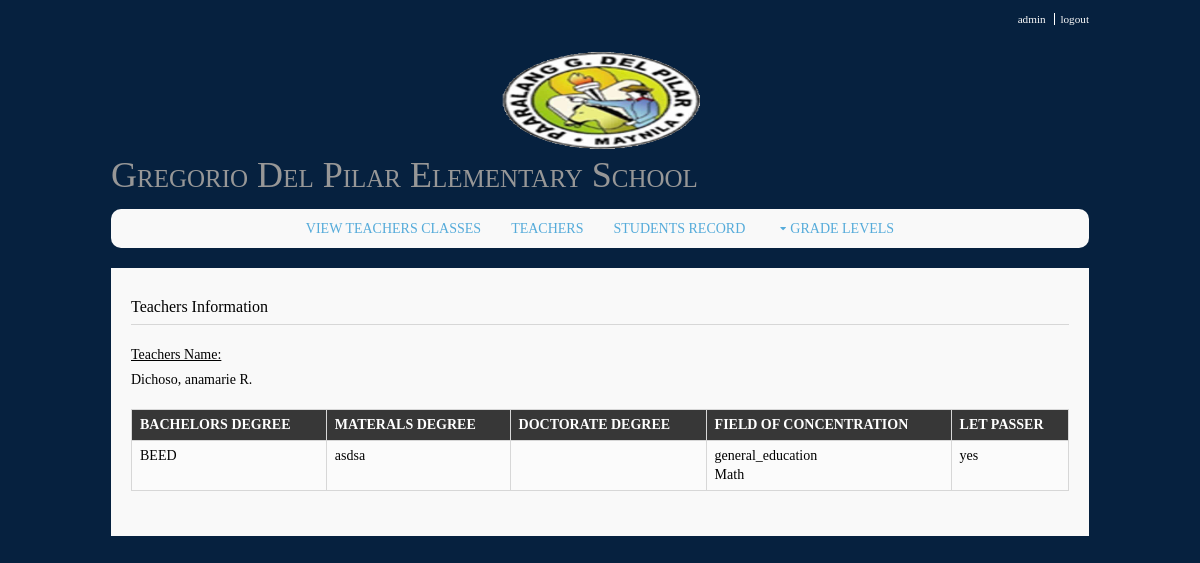
The page /t_credentials.php?id=2000160 (signed in) on the database its author committed.
### tables this page shows
CREATE TABLE `teachersinfo` (
  `teachers_id` int(11) NOT NULL,
  `teachers_lname` varchar(255) NOT NULL,
  `teachers_fname` varchar(255) NOT NULL,
  `teachers_mname` varchar(255) NOT NULL,
  `teachers_bday` date NOT NULL,
  `teachers_age` int(80) NOT NULL,
  `teachers_gender` varchar(30) NOT NULL,
  `teachers_address` varchar(255) NOT NULL,
  `status` varchar(10) NOT NULL
);

CREATE TABLE `teachers_files` (
  `teachers_id` int(11) NOT NULL,
  `bachelor` varchar(255) NOT NULL,
  `masteral` varchar(255) NOT NULL,
  `doctorate` varchar(255) NOT NULL,
  `f_concentration` text NOT NULL,
  `LET_passer` varchar(10) NOT NULL
);

### t_credentials.php (the view, shortened to what this page needs)
<?php
require "required_files.php";
  require_once ("functions/functions.php");
  $teachers_id = $_GET['id'];
      $query = "SELECT t.teachers_lname,t.teachers_fname,t.teachers_mname,tf.bachelor,tf.bachelor,tf.masteral,tf.doctorate
      ,tf.f_concentration,tf.LET_passer FROM teachersinfo t,teachers_files tf WHERE t.teachers_id= tf.teachers_id
      AND t.teachers_id = '$teachers_id' ";
      $result = mysqli_query($connect, $query);
       while($row= mysqli_fetch_array($result, MYSQLI_ASSOC)){
          $teachers_lname= $row['teachers_lname'];
          $teachers_fname = $row['teachers_fname'];
          $teachers_mname = $row['teachers_mname'];
          $bachelor = $row['bachelor'];
          $masteral = $row['masteral'];
          $doctorate = $row['doctorate'];
          $f_concentration = $row['f_concentration'];
          $LET_passer = $row['LET_passer'];
}
 ?>
  <!DOCTYPE html>
     <html>
       <body>
  <div class='wrapper row0'>
 <div id='topbar' class='clear'>
<nav>
 <ul>
  <li> <?php echo $_SESSION['username'];?></li>
 <li><a href='logout.php'>logout</a></li>
 </ul>
 </nav>
 </div>
</div>
<?php
 echo layout();
?>
<div class="wrapper row2">
  <div class="rounded">
    <nav id="mainav" class="clear">
	 <?php
	 echo navigation_principal();
	?>
  </div>
</div>
<div class="wrapper row3">
  <div class="rounded">
    <main class="container clear">
   <h1>Teachers Information </h1>
   <label><u>Teachers Name:</u></label>
  <?php
    if (!isset($teachers_lname) || !isset($teachers_fname) || !isset($teachers_mname)) {
      echo 'no data yet';
    }else{
        echo $teachers_lname.", ".$teachers_fname." ".$teachers_mname.'<br>
        <br>';
        echo '<table>
              <th>BACHELORS DEGREE</th>
              <th>MATERALS DEGREE</th>
              <th>DOCTORATE DEGREE</th>
              <th>FIELD OF CONCENTRATION</th>
              <th>LET PASSER</th>
                      ';
        if ($bachelor == '') {
          echo '<tr><td>NONE</td>';
        }else{
        echo '<tr><td>'.$bachelor.'</td>';
        }
        if ($masteral ==  ' ' ) {
            echo '<td> NONE </td>';
        }else{
        echo '<td>'.$masteral.'</td>';
        }
         if ($doctorate == ' ' ) {
            echo '<td> NONE </td>';
             }else{
        echo '<td>'.$doctorate.'</td>';
      }
        echo '<td>'.str_replace(',', '<br> ', $f_concentration).'</td>';
      echo '<td>'.$LET_passer.'</td></tr>';
      echo '</table>';
    }
        ?>
    </main>
 </div>
  </div>
</body>
</html>

### layout/styles/layout.css (style rules this page uses)
#topbar { padding:10px 0 0 0; text-align:right; font-size:.8em; }
#topbar li { display:inline; margin-right:3px; padding-right:8px; border-right:1px solid; }
#topbar li:last-child { margin-right:0; padding-right:0; border:none; }
.container { padding:20px 10px; }
.container h1, .container h2, .container h3, .container h4, .container h5, .container h6, .container .heading { padding-bottom:8px; border-bottom:1px solid; }
nav ul, nav ol { margin:0; padding:0; list-style:none; }
#mainav { text-align:center; text-transform:uppercase; }
table, th, td { border:1px solid; border-collapse:collapse; vertical-align:top; box-sizing:border-box; }
table, th { table-layout:auto; }
table { width:100%; margin-bottom:15px; }
th, td { padding:5px 8px; }
td { border-width:0 1px; }
.rounded, input, button, textarea, #header input, #footer input, #slide-wrapper figcaption, .avatar, #comments li, .faico a, #twitter, .pagination a, .pagination strong { border-radius:10px; }
body { color:#F9F9F9; background-color:#06213F; }
a { color:#55ABDA; }
.rounded { background-color:#F9F9F9; }
.row0, .row0 a { color:#F9F9F9; background-color:#06213F; }
.row2, .row2 a { color:#06213F; background-color:inherit; }
.row3 { color:black; background-color:#F9F9F9; }
#topbar li { border-color:#FFFFFF; }
.container h1, .container h2, .container h3, .container h4, .container h5, .container h6, .container .heading { border-color:#D7D7D7; }
table, th, td, #comments .avatar, #comments input, #comments textarea { border-color:#D7D7D7; }
th { color:#FFFFFF; background-color:#373737; }
tr, #comments li, #comments input[type="submit"], #comments input[type="reset"] { background-color:#FBFBFB; }
@media screen and (min-width:978px) { .wrapper { max-width:978px; } }

### layout/styles/framework.css (style rules this page uses)
html { overflow-y:scroll; }
body { margin:0; padding:0; font-size:14px; line-height:1.4em; }
.clear, .group { display:block; }
.clear::before, .clear::after, .group::before, .group::after { display:table; content:""; }
.clear, .clear::after, .group, .group::after { clear:both; }
a { outline:none; text-decoration:none; }
body, h1, h2, h3, h4, h5, h6, .heading { font-family:Georgia, "Times New Roman", Times, serif; }
label, input, textarea, select { display:block; resize:none; outline:none; color:inherit; font-size:inherit; font-family:inherit; box-sizing:border-box; }
label { margin-bottom:5px; }
h1, h2, h3, h4, h5, h6, .heading { display:block; margin:0 0 20px 0; font-size:16px; line-height:normal; font-weight:normal; font-style:normal; }
.wrapper { display:block; margin:0 auto 20px; text-align:left; word-wrap:break-word; }
.rounded, #topbar, #header, #mainav, #slider, .container, #footer, #copyright { display:block; width:100%; box-sizing:border-box; }
.rounded { margin:0; padding:10px; }
address, article, aside, figcaption, figure, footer, header, main, nav, section { display:block; margin:0; padding:0; }

### rows shown on the page
teachersinfo: teachers_lname "Dichoso", teachers_fname "anamarie", teachers_mname "R.", teachers_files.bachelor "BEED", teachers_files.masteral "asdsa", teachers_files.f_concentration "general_education Math", teachers_files.LET_passer "yes"

### other values the page prints
$_SESSION['username'] "admin"
